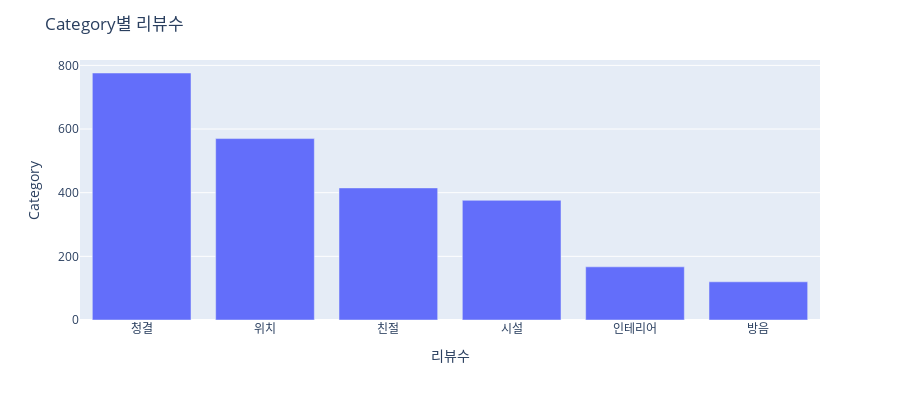

Notebook code cell kept with this figure:
### Code cell
fig = px.bar(data, x = 'variable', y = 'hotel',
            barmode = 'group',
            height = 400)
fig.update_layout(xaxis_type = 'category', title = "Category별 리뷰수",
                                   xaxis = { 'categoryorder': 'total descending'})

fig.update_traces(hovertemplate = 'Category: %{x} <br>리뷰수: %{y}')
fig.update_xaxes(title_text = '리뷰수')
fig.update_yaxes(title_text = 'Category')
fig.show()

### Figure 1 — Plotly figure (JSON) as saved in the notebook; plotly's stock layout.template omitted (floating-point values rounded to 4 significant figures)
{"data": [{"alignmentgroup": "True", "hovertemplate": "Category: %{x} <br>리뷰수: %{y}", "legendgroup": "", "marker": {"color": "#636efa"}, "name": "", "offsetgroup": "", "orientation": "v", "showlegend": false, "textposition": "auto", "type": "bar", "x": ["위치", "시설", "인테리어", "청결", "친절", "방음"], "xaxis": "x", "y": [570, 376, 167, 776, 415, 120], "yaxis": "y"}], "layout": {"barmode": "group", "height": 400, "legend": {"tracegroupgap": 0}, "margin": {"t": 60}, "title": {"text": "Category별 리뷰수"}, "xaxis": {"anchor": "y", "categoryorder": "total descending", "domain": [0, 1], "title": {"text": "리뷰수"}, "type": "category"}, "yaxis": {"anchor": "x", "domain": [0, 1], "title": {"text": "Category"}}}}
